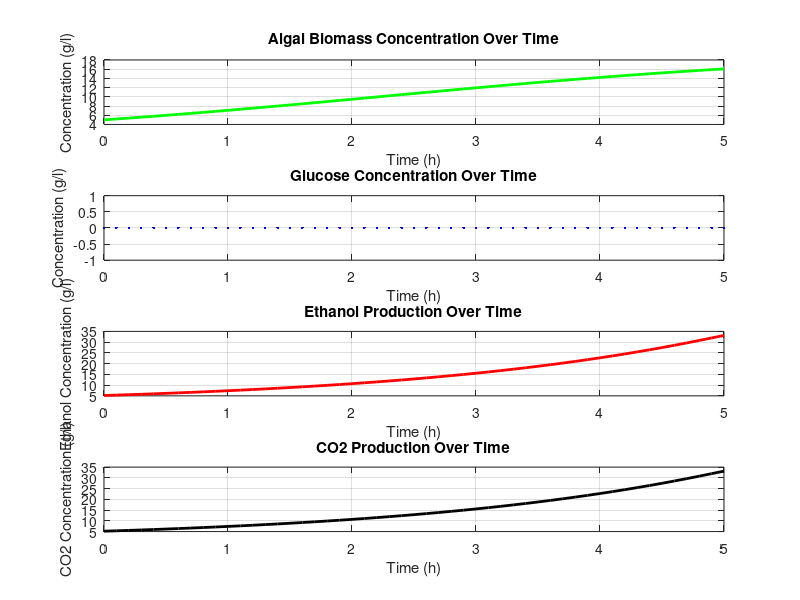

Write MATLAB code to recreate this figure.
file = fopen("output.txt", "w");

Umax_algae = 0.5; 
Ks_algae = 0.1;   
Xmax_algae = 20;  


Umax_yeast = 0.4;  
Ks_glucose = 0.1;  
Y_biomass = 0.5;   
Y_ethanol = 0.45;  


disp("Carbon Capture Simulation - Open Beta by Tamora");
disp("===============================================")
X_algae = input("Initial Algal Biomass Concentration: ");     
X_yeast = input("Initial Yeast Biomass Concentration: ");     
S_glucose = input("Initial Glucose Concentration: ");     
P_ethanol = input("Initial Ethanol Concentration: ");    
P_CO2 = input("Initial CO2 Concentration: ");        
time = 0;         

dt = 0.1;         
t_end = input("Duration: ");  
time_vector = 0:dt:t_end; 

X_algae_array = zeros(size(time_vector));
glucose_array = zeros(size(time_vector)); 
X_yeast_array = zeros(size(time_vector));  
P_ethanol_array = zeros(size(time_vector)); 
P_CO2_array = zeros(size(time_vector));    


biomass_to_glucose_factor = 0.5; 


for i = 1:length(time_vector)
    X_algae_array(i) = X_algae;
    u_algae = Umax_algae * (1); 
    dX_algae = u_algae * X_algae * (1 - (X_algae / Xmax_algae));
    X_algae = X_algae + dX_algae * dt;
    
  
    glucose_produced = biomass_to_glucose_factor * dX_algae; 
    S_glucose = S_glucose + glucose_produced; 
    
   
    if S_glucose > 0
        u_yeast = Umax_yeast * (S_glucose / (Ks_glucose + S_glucose)); 
        
        dX_yeast = u_yeast * X_yeast * dt;
        X_yeast = X_yeast + dX_yeast;
        
        glucose_consumed = dX_yeast / Y_biomass; 
        S_glucose = max(S_glucose - glucose_consumed, 0); 
        ethanol_produced = glucose_consumed * Y_ethanol; 
        P_ethanol = P_ethanol + ethanol_produced; 
        
        
        P_CO2 = P_CO2 + ethanol_produced; 
    end
    
    X_yeast_array(i) = X_yeast;
    P_ethanol_array(i) = P_ethanol;
    P_CO2_array(i) = P_CO2;
end

f1=figure;
subplot(4,1,1);
plot(time_vector, X_algae_array, 'g', 'LineWidth', 2);
title('Algal Biomass Concentration Over Time');
xlabel('Time (h)');
ylabel('Concentration (g/l)');
grid on;


subplot(4,1,2);
plot(time_vector, S_glucose, 'b', 'LineWidth', 2);
title('Glucose Concentration Over Time');
xlabel('Time (h)');
ylabel('Concentration (g/l)');
grid on;

subplot(4,1,3);
plot(time_vector, P_ethanol_array, 'r', 'LineWidth', 2);
title('Ethanol Production Over Time');
xlabel('Time (h)');
ylabel('Ethanol Concentration (g/l)');
grid on;

subplot(4,1,4);
plot(time_vector, P_CO2_array, 'k', 'LineWidth', 2);
title('CO2 Production Over Time');
xlabel('Time (h)');
ylabel('CO2 Concentration (g/l)');
grid on;

disp("Results");
disp("===========================================")
disp(['Final Algal Biomass: ', num2str(X_algae)] );
disp(['Final Glucose Concentration: ', num2str(S_glucose)]);
disp(['Total Ethanol Production: ', num2str(P_ethanol)]);
disp(['Total CO2 Production: ', num2str(P_CO2)]);

fprintf(file, "Results");
fprintf(file, "===========================================");
fprintf(file, ['Final Algal Biomass: ', num2str(X_algae)] );
fprintf(file, ['Final Glucose Concentration: ', num2str(S_glucose)]);
fprintf(file, ['Total Ethanol Production: ', num2str(P_ethanol)]);
fprintf(file, ['Total CO2 Production: ', num2str(P_CO2)]);
saveas(f1,'Matlab graph','jpg');
fclose(file);